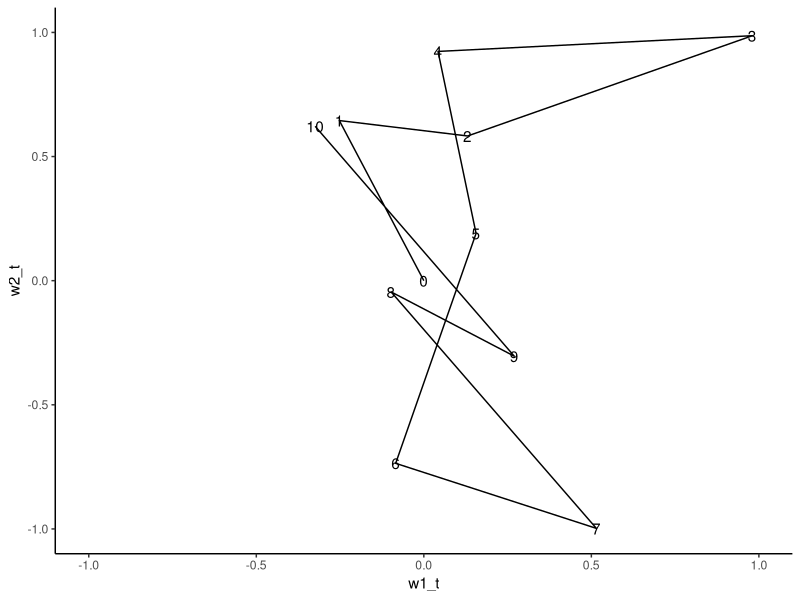
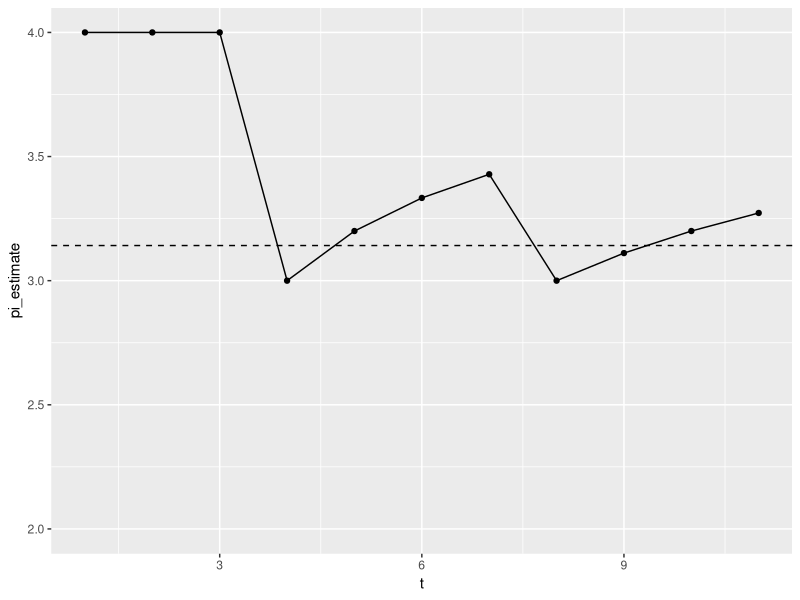
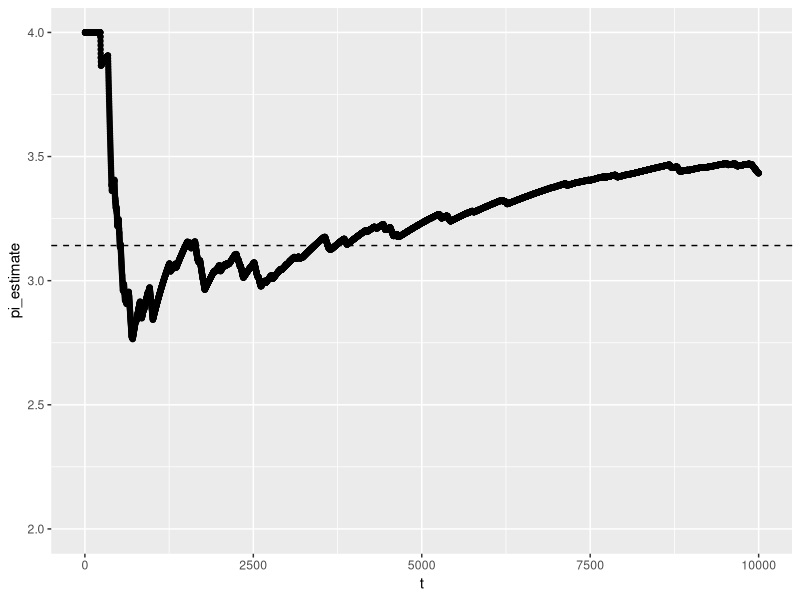

Generate these figures, in order, with R:
## ---- chunk 1
knitr::opts_chunk$set(echo = TRUE)
knitr::opts_chunk$set(echo = TRUE, fig.align="center")
gc()
ls()
library(tidyverse)
set.seed(47)
## ---- chunk 2
# Define function that returns a dataframe of a random walk in 2 dimensions

random_walker <- function(w1_0, w2_0, epsilon, n){
  t <- c(0:n) # define chain
  w1_t <- c(w1_0) # define chain
  w2_t <- c(w2_0) # define chain
  for (i in c(1:n) ){
    # First coordinate
    error1 <- runif(1, -epsilon , epsilon)
    w1_move <- w1_t[i] + runif(1, -epsilon , epsilon)
    while (w1_move > 1 |  w1_move < -1){
      error1 <- runif(1, -epsilon , epsilon)
      w1_move <- w1_t[i] + runif(1, -epsilon , epsilon)
    }
    w1_t[i+1] <- w1_move
  
    # Second coordinate
    error2 <- runif(1, -epsilon , epsilon)
    w2_move <- w2_t[i] + runif(1, -epsilon , epsilon)
    while (w2_move > 1 |  w2_move < -1){
      error2 <- runif(1, -epsilon , epsilon)
      w2_move <- w2_t[i] + runif(1, -epsilon , epsilon)
    }
    w2_t[i+1] <- w2_move
  }
  return(data.frame(w1_t, w2_t, t))
}

# Define function that returns a graph of a random walk in 2 dimensions
# input is a dataframe created by first function

random_walker_graph <- function(data){
  graph <- data %>% ggplot(aes(x = w1_t, y = w2_t)) +
    geom_text(aes(label = t)) + 
    geom_path() + 
    coord_cartesian(xlim = c(-1, 1), ylim = c(-1, 1)) + 
    theme_classic()
  return(graph)
}

# Define function that returns an estimate of pi from a random walk in 2 dimensions
# input is a dataframe created by first function

random_walker_pi <- function(data){
  t <- c(1:nrow(data))
  w1 <- w2 <- pi_estimate <- c()
  for (i in t){
    w1 <- c(w1, data$w1_t[i])
    w2 <- c(w2, data$w2_t[i])
    w <- w1^2 + w2^2
    pi_estimate <- c(pi_estimate, 4*length(w[w < 1])/length(w))
  }
  graph <- data.frame(t, pi_estimate) %>% 
    ggplot(aes(x=t, y = pi_estimate)) +
    geom_point() + geom_line() +
    geom_hline(yintercept=pi, linetype='dashed') + 
    coord_cartesian(ylim = c(2, 4))
  return(graph)
}
## ---- chunk 3
data <- random_walker(0, 0, 1 , 10)

random_walker_graph(data)
random_walker_pi(data)

data <- random_walker(0, 0, 0.1 , 10000)

random_walker_pi(data)

